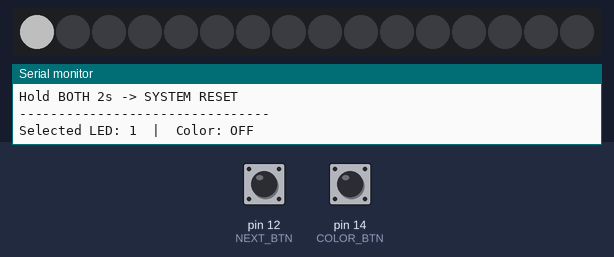
Bench run of a sketch on a simulated Arduino Uno, built with avr-gcc and run on an emulated ATmega328P. On the bench: 16 RGB LEDs in strip order, left to right, the last lines printed to the serial monitor. The test bench sets the inputs (shaded band); at power-on: pin 12 (NEXT_BTN) HIGH, pin 14 (COLOR_BTN) HIGH. Dim RGB values are drawn brighter than linear.

Above: at 2.2 s.
2.3 s: pin 12 (NEXT_BTN) pulled LOW for 0.15 s
At 3.2 s:
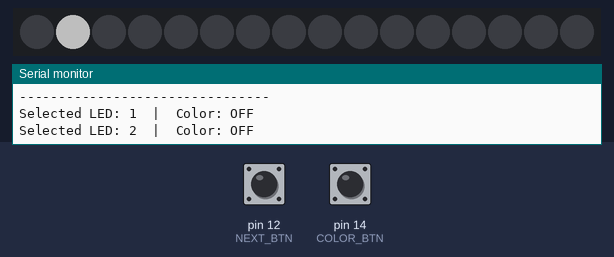
3.9 s: pin 12 (NEXT_BTN) pulled LOW for 1 s
At 4.5 s:
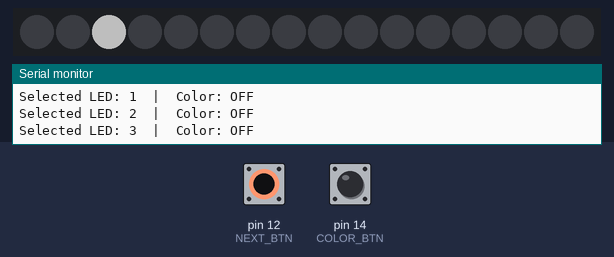
6.4 s: pin 14 (COLOR_BTN) pulled LOW for 0.15 s
8.0 s: pin 12 (NEXT_BTN) pulled LOW for 0.15 s
At 8.8 s:
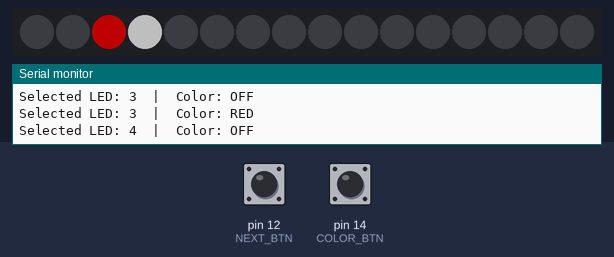
9.6 s: pin 12 (NEXT_BTN) driven LOW and pin 14 (COLOR_BTN) driven LOW
At 12.3 s:
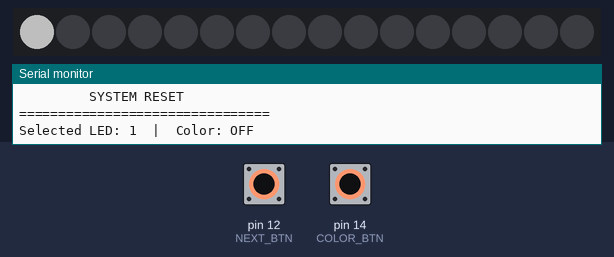
Timing chart, 0 to 13.6 s (numbered marks = the images above; inputs shaded):
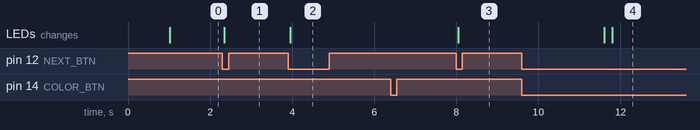

Measured:
- after the input at 2.3 s, the LEDs: change after 0.05 s (image 1)
- after the input at 3.9 s, the LEDs: change after 0.05 s (image 2)
- after the input at 8.0 s, the LEDs: change after 0.05 s (image 3)
- after the input at 9.6 s, the LEDs: first change after 2.0 s (image 4 shows a later state)

The sketch:

sketch.ino
```cpp
#include <Adafruit_NeoPixel.h>

#define LED_PIN 5
#define NUM_LEDS 16
#define NEXT_BTN 12
#define COLOR_BTN 14

Adafruit_NeoPixel strip(NUM_LEDS, LED_PIN, NEO_GRB + NEO_KHZ800);

const uint32_t COLORS[] = {
    0x000000, // 0 OFF
    0xFF0000, // 1 RED
    0x00FF00, // 2 GREEN
    0x0000FF, // 3 BLUE
    0xFFFF00, // 4 YELLOW
    0x800080, // 5 PURPLE
    0x00FFFF, // 6 CYAN
    0xFFFFFF  // 7 WHITE
};
const char *COLOR_NAMES[] = {
    "OFF", "RED", "GREEN", "BLUE", "YELLOW", "PURPLE", "CYAN", "WHITE"};
const int NUM_COLORS = 8;

int ledColorState[NUM_LEDS];
int selectedLED = 0;

bool nextLastRaw = HIGH, nextStable = HIGH;
bool colorLastRaw = HIGH, colorStable = HIGH;
unsigned long nextDebounce = 0, colorDebounce = 0;
const unsigned long DEBOUNCE_MS = 50;

unsigned long bothPressedAt = 0;
bool resetTriggered = false;
const unsigned long RESET_HOLD_MS = 2000;

void showStrip()
{
    for (int i = 0; i < NUM_LEDS; i++)
    {
        strip.setPixelColor(i, (i == selectedLED) ? 0xFFFFFF : COLORS[ledColorState[i]]);
    }
    strip.show();
}

void printStatus()
{
    Serial.print("Selected LED: ");
    Serial.print(selectedLED + 1);
    Serial.print("  |  Color: ");
    Serial.println(COLOR_NAMES[ledColorState[selectedLED]]);
}

void resetAll()
{
    for (int i = 0; i < NUM_LEDS; i++)
        ledColorState[i] = 0;
    selectedLED = 0;
    strip.clear();
    strip.show();
    Serial.println("\n================================");
    Serial.println("         SYSTEM RESET           ");
    Serial.println("================================");
    delay(200);
    showStrip();
    printStatus();
}

void setup()
{
    Serial.begin(115200);
    delay(1000); // Guard time to make sure console logging catches initialization frames
    Serial.println("Hello, Wokwi!");

    pinMode(NEXT_BTN, INPUT_PULLUP);
    pinMode(COLOR_BTN, INPUT_PULLUP);

    strip.begin();
    strip.setBrightness(80);
    strip.clear();
    strip.show();

    for (int i = 0; i < NUM_LEDS; i++)
        ledColorState[i] = 0;

    Serial.println("================================");
    Serial.println("  ESP32 RGB LED Controller      ");
    Serial.println("================================");
    Serial.println("NEXT  button -> GPIO 12");
    Serial.println("COLOR button -> GPIO 14");
    Serial.println("Hold BOTH 2s -> SYSTEM RESET");
    Serial.println("--------------------------------");
    showStrip();
    printStatus();
}

void loop()
{
    bool nextRaw = digitalRead(NEXT_BTN);
    bool colorRaw = digitalRead(COLOR_BTN);

    // Core system reset timer tracking logic
    if (nextRaw == LOW && colorRaw == LOW)
    {
        if (bothPressedAt == 0)
        {
            bothPressedAt = millis();
            resetTriggered = false;
            Serial.println("[Hold detected - keep holding 2s for RESET...]");
        }
        else if (!resetTriggered && (millis() - bothPressedAt >= RESET_HOLD_MS))
        {
            resetTriggered = true;
            resetAll();
        }
    }
    else
    {
        bothPressedAt = 0;
        resetTriggered = false;
    }

    // ── NEXT button debounce ─────────────────────────────────────────
    if (nextRaw != nextLastRaw)
        nextDebounce = millis();
    if ((millis() - nextDebounce) > DEBOUNCE_MS && nextRaw != nextStable)
    {
        nextStable = nextRaw;
        if (nextStable == LOW && colorRaw == HIGH)
        {
            selectedLED = (selectedLED + 1) % NUM_LEDS;
            showStrip();
            printStatus();
        }
    }
    nextLastRaw = nextRaw;

    // ── COLOR button debounce ────────────────────────────────────────
    if (colorRaw != colorLastRaw)
        colorDebounce = millis();
    if ((millis() - colorDebounce) > DEBOUNCE_MS && colorRaw != colorStable)
    {
        colorStable = colorRaw;
        if (colorStable == LOW && nextRaw == HIGH)
        {
            ledColorState[selectedLED] = (ledColorState[selectedLED] + 1) % NUM_COLORS;
            showStrip();
            printStatus();
        }
    }
    colorLastRaw = colorRaw;
}
```
